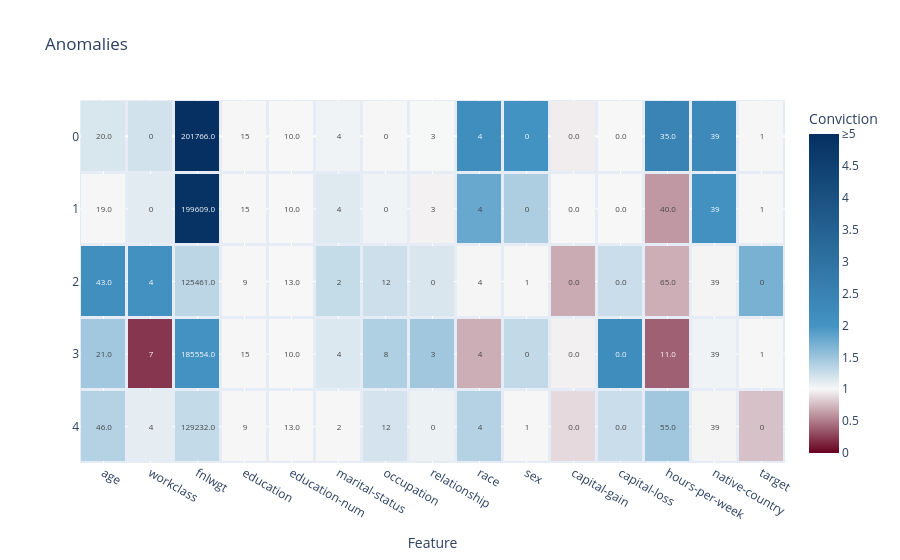

The code cell stored with this chart in its notebook:
### Code cell
fig = plot_anomalies(inliers, inlier_case_feature_residual_convictions)
fig.show(width=1500, height=750)

### Figure 1 — Plotly figure (JSON) as saved in the notebook; plotly's stock layout.template omitted (floating-point values rounded to 4 significant figures)
{"data": [{"coloraxis": "coloraxis", "hovertemplate": "Conviction=%{z}", "name": "Outliers", "text": [["20.0", "0", "201766.0", "15", "10.0", "4", "0", "3", "4", "0", "0.0", "0.0", "35.0", "39", "1", "0.24835847410420112", "368", "0df9c830-692a-4ca5-ba24-7ed43beea571", "0.07439209655060958", "inlier"], ["19.0", "0", "199609.0", "15", "10.0", "4", "0", "3", "4", "0", "0.0", "0.0", "40.0", "39", "1", "0.2701423705364264", "724", "0df9c830-692a-4ca5-ba24-7ed43beea571", "0.08463381612691971", "inlier"], ["43.0", "4", "125461.0", "9", "13.0", "2", "12", "0", "4", "1", "0.0", "0.0", "65.0", "39", "0", "0.29079308773564977", "773", "0df9c830-692a-4ca5-ba24-7ed43beea571", "0.09378307376219767", "inlier"], ["21.0", "7", "185554.0", "15", "10.0", "4", "8", "3", "4", "0", "0.0", "0.0", "11.0", "39", "1", "0.30307440359811216", "620", "0df9c830-692a-4ca5-ba24-7ed43beea571", "0.09517291212677452", "inlier"], ["46.0", "4", "129232.0", "9", "13.0", "2", "12", "0", "4", "1", "0.0", "0.0", "55.0", "39", "0", "0.3212647595036254", "322", "0df9c830-692a-4ca5-ba24-7ed43beea571", "0.10721254359156947", "inlier"]], "texttemplate": "%{text}", "type": "heatmap", "x": ["age", "workclass", "fnlwgt", "education", "education-num", "marital-status", "occupation", "relationship", "race", "sex", "capital-gain", "capital-loss", "hours-per-week", "native-country", "target"], "xgap": 3, "y": [0, 1, 2, 3, 4], "ygap": 3, "z": [[1.173, 1.211, 28.85, 0.9976, 1.0, 1.043, 0.9965, 1.003, 2.141, 2.041, 0.9566, 1.0, 2.462, 2.268, 0.9947], [0.9975, 1.124, 4.914, 0.9976, 1.0, 1.137, 1.038, 0.9745, 1.796, 1.414, 1.001, 1.0, 0.6173, 2.07, 0.9947], [2.111, 2.057, 1.328, 0.9976, 1.0, 1.283, 1.24, 1.169, 0.9931, 0.995, 0.6871, 1.256, 0.7051, 0.9893, 1.698], [1.471, 0.2181, 2.015, 0.9976, 1.0, 1.151, 1.398, 1.483, 0.7041, 1.292, 0.9711, 2.177, 0.387, 1.038, 0.9947], [1.368, 1.095, 1.286, 0.9976, 1.0, 0.996, 1.197, 1.061, 1.367, 0.995, 0.8794, 1.256, 1.482, 0.9893, 0.7809]]}], "layout": {"coloraxis": {"cmax": 5, "cmin": 0, "colorbar": {"ticktext": ["0", "0.5", "1", "1.5", "2", "2.5", "3", "3.5", "4", "4.5", "≥5"], "tickvals": [0, 0.5, 1, 1.5, 2, 2.5, 3, 3.5, 4, 4.5, 5], "title": {"text": "Conviction"}}, "colorscale": [[0, "rgb(103,0,31)"], [0.2, "rgb(247, 247, 247)"], [0.4, "rgb(67,147,195)"], [1, "rgb(5,48,97)"]]}, "title": {"text": "Anomalies"}, "xaxis": {"anchor": "y", "domain": [0, 1], "title": {"text": "Feature"}}, "yaxis": {"anchor": "x", "autorange": "reversed", "domain": [0, 1], "title": {}}}}
